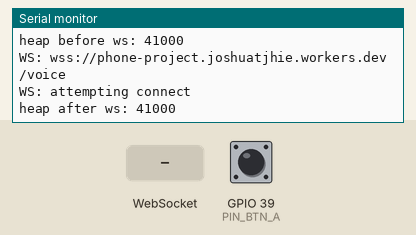
Simulated run of this sketch. Board: ESP32. Shown: the last lines printed to the serial monitor. The inputs (shaded band) are chosen by the test bench; at power-on: GPIO 39 (PIN_BTN_A) HIGH. WiFi joins after 1.5 s; servers stay silent unless stated; I2S audio is not simulated (input reads silence); not simulated (calls return 0 or success): secrets.h.

Above: at 3.1 s.
3.2 s: WebSocket text "1" received
At 4.0 s:
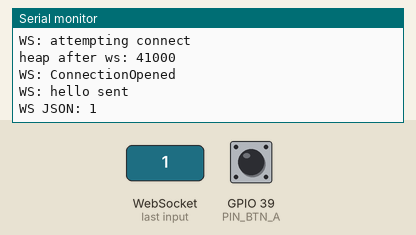
4.7 s: GPIO 39 (PIN_BTN_A) pulled LOW for 0.15 s
At 6.0 s:
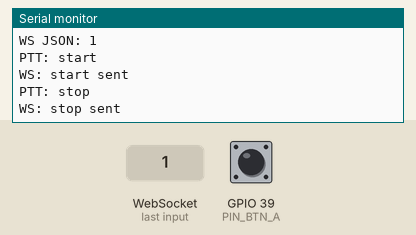
6.3 s: WebSocket text "0" received
At 7.6 s:
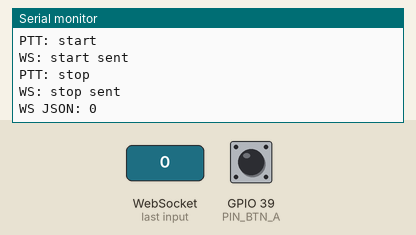

The sketch:

brickphone-fw-voiceclient.ino
```cpp
#include <Arduino.h>
#include <WiFi.h>
#include <WebSocketsClient.h>
#include "driver/i2s.h"

// -------- WIFI --------
#include "secrets.h"

#ifndef WIFI_SSID_STR
#define WIFI_SSID_STR "YOUR_SSID"
#endif

#ifndef WIFI_PASS_STR
#define WIFI_PASS_STR "YOUR_PASS"
#endif

const char* WIFI_SSID = WIFI_SSID_STR;
const char* WIFI_PASS = WIFI_PASS_STR;

// -------- WS --------
#define SKIP_I2S_FOR_DEBUG 0

const char* WS_HOST = "phone-project.joshuatjhie.workers.dev";
const char* WS_PATH = "/voice";
const char* DEVICE_ID = "brick01";
#ifndef BRICKPHONE_TOKEN
#define BRICKPHONE_TOKEN "YOUR_TOKEN_HERE"
#endif

const char* AUTH_TOKEN = BRICKPHONE_TOKEN;

// -------- BUTTON --------
const int PIN_BTN_A = 39;

// -------- I2S OUT (MAX98357) --------
#define I2S_OUT_PORT I2S_NUM_1
#define PIN_I2S_OUT_DO   9
#define PIN_I2S_OUT_BCK  10
#define PIN_I2S_OUT_WS   11

// -------- I2S IN (MIC) --------
#define I2S_IN_PORT I2S_NUM_0
#define PIN_I2S_IN_SD    16
#define PIN_I2S_IN_BCK   17
#define PIN_I2S_IN_WS    18

// -------- AUDIO --------
#define SAMPLE_RATE 24000
#define FRAME_SAMPLES 480   // 20 ms @ 24 kHz
#define FRAME_BYTES (FRAME_SAMPLES * 2)

WebSocketsClient ws;
bool wsReady = false;
bool streaming = false;
bool startPending = false;
uint16_t txSeq = 0;

unsigned long lastPingMs = 0;
const unsigned long PING_INTERVAL_MS = 12000;

static int32_t micIn32[FRAME_SAMPLES];
static int16_t micPcm16[FRAME_SAMPLES];
static uint8_t txFrame[12 + FRAME_BYTES];
static int16_t outStereo[FRAME_SAMPLES * 2];
static int16_t beepBuf[FRAME_SAMPLES * 2];

void wifi_connect() {
  Serial.println("WiFi: connecting...");
  WiFi.mode(WIFI_STA);
  WiFi.begin(WIFI_SSID, WIFI_PASS);
  while (WiFi.status() != WL_CONNECTED) {
    delay(200);
    Serial.print(".");
  }
  Serial.println();
  Serial.print("WiFi: connected ");
  Serial.println(WiFi.localIP());
  Serial.print("WiFi RSSI: ");
  Serial.println(WiFi.RSSI());
}

void i2s_out_init() {
  i2s_config_t cfg = {
    .mode = (i2s_mode_t)(I2S_MODE_MASTER | I2S_MODE_TX),
    .sample_rate = SAMPLE_RATE,
    .bits_per_sample = I2S_BITS_PER_SAMPLE_16BIT,
    .channel_format = I2S_CHANNEL_FMT_RIGHT_LEFT,
    .communication_format = I2S_COMM_FORMAT_STAND_I2S,
    .intr_alloc_flags = 0,
    .dma_buf_count = 8,
    .dma_buf_len = FRAME_SAMPLES,
    .use_apll = false,
    .tx_desc_auto_clear = true,
    .fixed_mclk = 0
  };

  i2s_pin_config_t pins = {
    .bck_io_num = PIN_I2S_OUT_BCK,
    .ws_io_num = PIN_I2S_OUT_WS,
    .data_out_num = PIN_I2S_OUT_DO,
    .data_in_num = I2S_PIN_NO_CHANGE
  };

  i2s_driver_install(I2S_OUT_PORT, &cfg, 0, NULL);
  i2s_set_pin(I2S_OUT_PORT, &pins);
  i2s_set_clk(I2S_OUT_PORT, SAMPLE_RATE, I2S_BITS_PER_SAMPLE_16BIT, I2S_CHANNEL_STEREO);
}

void i2s_in_init() {
  i2s_config_t cfg = {
    .mode = (i2s_mode_t)(I2S_MODE_MASTER | I2S_MODE_RX),
    .sample_rate = SAMPLE_RATE,
    .bits_per_sample = I2S_BITS_PER_SAMPLE_32BIT,
    .channel_format = I2S_CHANNEL_FMT_ONLY_LEFT,
    .communication_format = (i2s_comm_format_t)(
      I2S_COMM_FORMAT_I2S | I2S_COMM_FORMAT_I2S_MSB
    ),
    .intr_alloc_flags = 0,
    .dma_buf_count = 8,
    .dma_buf_len = FRAME_SAMPLES,
    .use_apll = false,
    .tx_desc_auto_clear = false,
    .fixed_mclk = 0
  };

  i2s_pin_config_t pins = {
    .bck_io_num = PIN_I2S_IN_BCK,
    .ws_io_num = PIN_I2S_IN_WS,
    .data_out_num = I2S_PIN_NO_CHANGE,
    .data_in_num = PIN_I2S_IN_SD
  };

  i2s_driver_install(I2S_IN_PORT, &cfg, 0, NULL);
  i2s_set_pin(I2S_IN_PORT, &pins);
  i2s_set_clk(I2S_IN_PORT, SAMPLE_RATE, I2S_BITS_PER_SAMPLE_32BIT, I2S_CHANNEL_MONO);
}

void play_beep(int freq, int ms) {
  int totalSamples = (ms * SAMPLE_RATE) / 1000;
  int offset = 0;
  float phase = 0.0f;
  float step = 2.0f * 3.14159265f * (float)freq / (float)SAMPLE_RATE;
  while (offset < totalSamples) {
    int chunk = FRAME_SAMPLES;
    if (totalSamples - offset < chunk) chunk = totalSamples - offset;
    for (int i = 0; i < chunk; ++i) {
      int16_t s = (int16_t)(sinf(phase) * 3000.0f);
      phase += step;
      if (phase > 2.0f * 3.14159265f) phase -= 2.0f * 3.14159265f;
      beepBuf[2 * i] = s;
      beepBuf[2 * i + 1] = s;
    }
    size_t bytesWritten = 0;
    i2s_write(I2S_OUT_PORT, beepBuf, chunk * 2 * sizeof(int16_t), &bytesWritten, portMAX_DELAY);
    offset += chunk;
  }
}

void send_hello() {
  String msg = String("{\"type\":\"hello\",\"device_id\":\"") + DEVICE_ID +
               String("\",\"auth\":\"") + AUTH_TOKEN +
               String("\",\"sample_rate\":24000,\"channels\":1}");
  ws.sendTXT(msg);
  Serial.println("WS: hello sent");
}

void send_start() {
  ws.sendTXT("{\"type\":\"start\",\"mode\":\"voice\"}");
  Serial.println("WS: start sent");
}

void send_stop() {
  ws.sendTXT("{\"type\":\"stop\"}");
  Serial.println("WS: stop sent");
}

void send_ping() {
  String msg = String("{\"type\":\"ping\",\"t\":") + String(millis()) + "}";
  ws.sendTXT(msg);
}

void send_audio_frame(bool startFlag, bool endFlag) {
  // Build header
  txFrame[0] = 0xB1;
  txFrame[1] = 0xA0;
  txFrame[2] = 0x01;
  uint8_t flags = 0;
  if (startFlag) flags |= 0x01;
  if (endFlag) flags |= 0x02;
  txFrame[3] = flags;
  txFrame[4] = (uint8_t)(txSeq & 0xFF);
  txFrame[5] = (uint8_t)((txSeq >> 8) & 0xFF);
  txFrame[6] = (uint8_t)(FRAME_SAMPLES & 0xFF);
  txFrame[7] = (uint8_t)((FRAME_SAMPLES >> 8) & 0xFF);
  uint32_t ts = millis();
  txFrame[8] = (uint8_t)(ts & 0xFF);
  txFrame[9] = (uint8_t)((ts >> 8) & 0xFF);
  txFrame[10] = (uint8_t)((ts >> 16) & 0xFF);
  txFrame[11] = (uint8_t)((ts >> 24) & 0xFF);
  txSeq = (uint16_t)(txSeq + 1);

  memcpy(txFrame + 12, micPcm16, FRAME_BYTES);
  ws.sendBIN(txFrame, sizeof(txFrame));
}

void handle_json(const String& text) {
  if (text.indexOf("\"type\":\"ready\"") >= 0) {
    wsReady = true;
    Serial.println("WS: ready");
  }
  Serial.print("WS JSON: ");
  Serial.println(text);
}

void handle_binary(const uint8_t* data, size_t len) {
  if (len < 12) return;
  uint16_t magic = data[0] | (data[1] << 8);
  uint8_t version = data[2];
  uint16_t samples = data[6] | (data[7] << 8);
  size_t expected = 12 + samples * 2;
  if (magic != 0xA0B1 || version != 1 || expected != len) return;
  const int16_t* pcm = reinterpret_cast<const int16_t*>(data + 12);

  for (int i = 0; i < samples; ++i) {
    outStereo[2 * i] = pcm[i];
    outStereo[2 * i + 1] = pcm[i];
  }
  size_t bytesWritten = 0;
  i2s_write(I2S_OUT_PORT, outStereo, samples * 2 * sizeof(int16_t), &bytesWritten, portMAX_DELAY);
}

void webSocketEvent(WStype_t type, uint8_t* payload, size_t length) {
  switch (type) {
    case WStype_CONNECTED:
      Serial.println("WS: ConnectionOpened");
      wsReady = true;
      send_hello();
      break;
    case WStype_DISCONNECTED:
      Serial.print("WS: ConnectionClosed");
      if (length > 0) {
        Serial.print(" payload(");
        Serial.print(length);
        Serial.print("): ");
        size_t maxLen = length > 60 ? 60 : length;
        for (size_t i = 0; i < maxLen; ++i) {
          Serial.print((char)payload[i]);
        }
      }
      Serial.println();
      wsReady = false;
      break;
    case WStype_TEXT: {
      String text = String(reinterpret_cast<char*>(payload), length);
      handle_json(text);
      break;
    }
    case WStype_BIN:
      Serial.println("WS BIN");
      handle_binary(payload, length);
      break;
    case WStype_PING:
      Serial.println("WS: GotPing");
      break;
    case WStype_PONG:
      Serial.println("WS: GotPong");
      break;
    default:
      break;
  }
}

void ws_connect() {
  Serial.print("WS: wss://");
  Serial.print(WS_HOST);
  Serial.println(WS_PATH);
  Serial.println("WS: attempting connect");
  ws.onEvent(webSocketEvent);
  ws.setReconnectInterval(2000);
  ws.beginSSL(WS_HOST, 443, WS_PATH);
}

void setup() {
  Serial.begin(115200);
  delay(300);
  Serial.println("Voice client boot");
  pinMode(PIN_BTN_A, INPUT_PULLUP);
  wifi_connect();
  WiFi.setSleep(false);
  Serial.print("heap before ws: ");
  Serial.println(ESP.getFreeHeap());
  ws_connect();
  Serial.print("heap after ws: ");
  Serial.println(ESP.getFreeHeap());
#if !SKIP_I2S_FOR_DEBUG
  i2s_out_init();
  i2s_in_init();
#endif
}

void loop() {
  ws.loop();

#if SKIP_I2S_FOR_DEBUG
  unsigned long now = millis();
  if (now - lastPingMs > PING_INTERVAL_MS) {
    lastPingMs = now;
    send_ping();
  }
  return;
#endif

  bool pressed = digitalRead(PIN_BTN_A) == LOW;
  if (pressed && !streaming && wsReady) {
    Serial.println("PTT: start");
    streaming = true;
    startPending = true;
    send_start();
#if !SKIP_I2S_FOR_DEBUG
    play_beep(880, 60);
#endif
  }
  if (!pressed && streaming) {
    Serial.println("PTT: stop");
    streaming = false;
    bool endFlag = true;
    send_audio_frame(false, endFlag);
    send_stop();
#if !SKIP_I2S_FOR_DEBUG
    play_beep(660, 80);
#endif
  }

  if (streaming && wsReady) {
    size_t nbytes = 0;
    if (i2s_read(I2S_IN_PORT, micIn32, sizeof(micIn32), &nbytes, portMAX_DELAY) == ESP_OK &&
        nbytes == sizeof(micIn32)) {
      for (int i = 0; i < FRAME_SAMPLES; ++i) {
        micPcm16[i] = (int16_t)(micIn32[i] >> 14);
      }
      bool startFlag = false;
      if (startPending) {
        startFlag = true;
        startPending = false;
      }
      send_audio_frame(startFlag, false);
    }
  } else {
    unsigned long now = millis();
    if (now - lastPingMs > PING_INTERVAL_MS) {
      lastPingMs = now;
      send_ping();
    }
  }
}
```

Measured:
- after the input at 3.2 s, the serial monitor: prints a new line at once (image 1)
- after the input at 4.7 s, the serial monitor: prints a new line at once (image 2)
- after the input at 6.3 s, the serial monitor: prints a new line at once (image 3)
